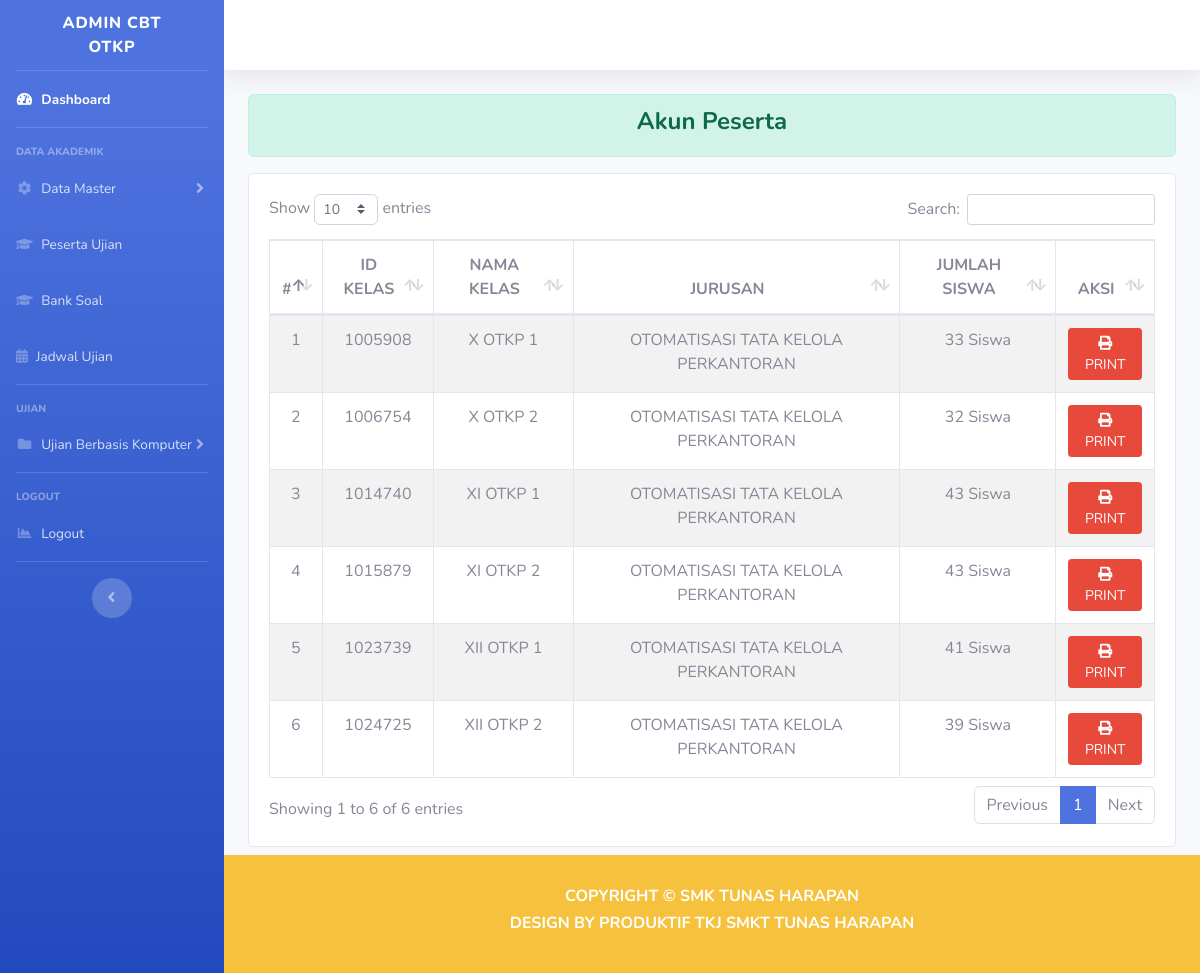
Page /index.php/dashboard_otkp/akun_peserta on the committed database.
### tables this page shows
CREATE TABLE `a_kelas` (
  `id` int(11) NOT NULL,
  `kode` varchar(8) NOT NULL,
  `kelas` varchar(128) NOT NULL
);

### application/controllers/Dashboard_otkp.php (called while the page is built, shortened)
<?php
class Dashboard_otkp extends CI_Controller
{
    function __construct()
    {
        $this->load->model('Model_jurusan');
    }
    public function akun_peserta()
    {
        $isi['akun_peserta'] = $this->Model_siswa->dataAkunPesertaOTKP();
        $isi['content'] = 'OTKP/Ujian/tampilan_akun_peserta';
        $this->load->view('OTKP/templates/header');
        $this->load->view('OTKP/tampilan_dashboard', $isi);
        $this->load->view('OTKP/templates/footer');
    }
}

### index.php (called while the page is built, shortened)
<?php
require_once BASEPATH.'core/CodeIgniter.php';

### application/models/Model_siswa.php (called while the page is built, shortened)
<?php
class Model_siswa extends CI_Model
{
    public function dataAkunPesertaOTKP()
    {
        $sql = "SELECT a_kelas.id,a_kelas.kelas,a_jurusan.jurusan,COUNT(a_siswa.nama_siswa) AS jumlah_siswa FROM `a_siswa`
                INNER JOIN a_kelas
                ON a_siswa.kelas=a_kelas.id
                INNER JOIN a_jurusan
                ON a_kelas.kode=a_jurusan.kode
                WHERE a_kelas.kode='OTKP'
                GROUP BY a_kelas.kelas;";
        $query = $this->db->query($sql);
        return $query->result_array();
    }
}

### application/views/OTKP/Ujian/tampilan_akun_peserta.php (the view)
<div class="alert alert-success" role="alert">
    <h4 class="text-center font-weight-bold">Akun Peserta</h4>
</div>
<div class="row mb-2 mt-2">
    <div class="col-md">
        <div class="card">
            <div class="card-body">
                <div class="table-responsive">
                    <table class="table table-striped table-bordered" id="dataTable" width="100%" cellspacing="0">
                        <thead class="text-center text-uppercase">
                            <tr>
                                <th>#</th>
                                <th>ID Kelas</th>
                                <th>Nama Kelas</th>
                                <th>Jurusan</th>
                                <th>Jumlah Siswa</th>
                                <th>Aksi</th>
                            </tr>
                        </thead>
                        <tbody class="text-center">
                            <tr>
                                <?php
                                   $no = 1;
                                   foreach ($akun_peserta as $row) {
                                   ?>
                                    <td><?php echo $no++; ?></td>
                                    <td><?= $row['id']; ?></td>
                                    <td><?= $row['kelas']; ?></td>
                                    <td><?= $row['jurusan']; ?></td>
                                    <td><?= $row['jumlah_siswa']; ?> Siswa</td>
                                    <td class="text-center text-weight font-weight-bold"><a class="btn btn-danger btn-sm" href="<?= base_url() ?>Dashboard/print_akun_peserta/<?= $row['id'] ?>"> <i class="fas fa-print"></i> PRINT</a></td>
                            </tr>
                        <?php } ?>
                        </tbody>
                    </table>
                </div>
            </div>
        </div>
    </div>
</div>

### rows in the picture
a_kelas: id "1005908", kelas "X OTKP 1", jurusan "OTOMATISASI TATA KELOLA PERKANTORAN", jumlah_siswa "33"
a_kelas: id "1006754", kelas "X OTKP 2", jurusan "OTOMATISASI TATA KELOLA PERKANTORAN", jumlah_siswa "32"
a_kelas: id "1014740", kelas "XI OTKP 1", jurusan "OTOMATISASI TATA KELOLA PERKANTORAN", jumlah_siswa "43"
a_kelas: id "1015879", kelas "XI OTKP 2", jurusan "OTOMATISASI TATA KELOLA PERKANTORAN", jumlah_siswa "43"
a_kelas: id "1023739", kelas "XII OTKP 1", jurusan "OTOMATISASI TATA KELOLA PERKANTORAN", jumlah_siswa "41"
a_kelas: id "1024725", kelas "XII OTKP 2", jurusan "OTOMATISASI TATA KELOLA PERKANTORAN", jumlah_siswa "39"
